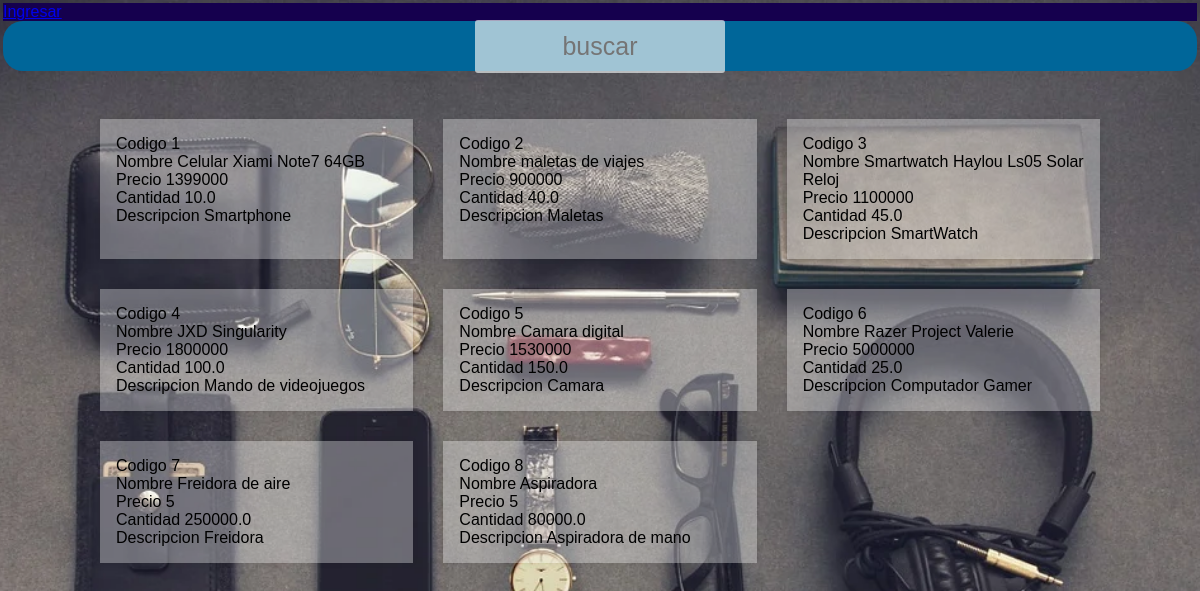
Before: / with the older database file.
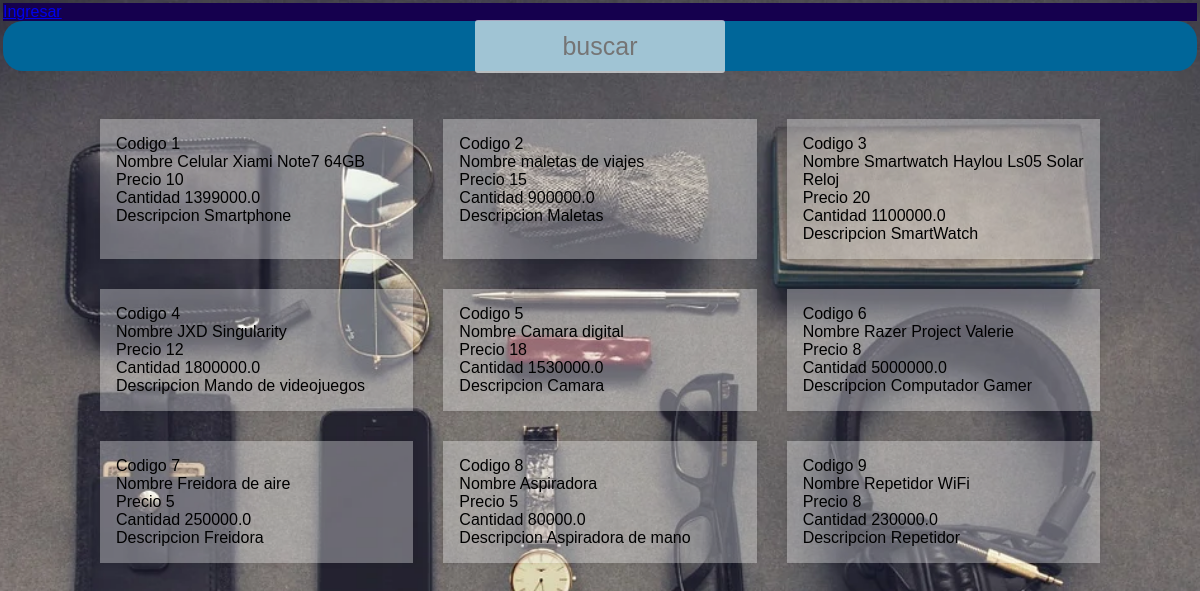
After: the same page with the newer database file.
### tables this page shows
CREATE TABLE "productos" (
	"ref"	INTEGER NOT NULL,
	"nombre"	TEXT NOT NULL,
	"cantidad"	INTEGER NOT NULL,
	"precio"	REAL NOT NULL,
	"descripcion"	TEXT,
	PRIMARY KEY("ref")
);

### main.py (the view)
@app.route('/')
def index():
    conection = sqlite3.connect('Inventario.db')
    cursor = conection.cursor()
    cursor.execute("SELECT * FROM productos;")
    datos = cursor.fetchall()
    conection.commit()
    conection.close()
    return render_template("Home.html", productos=datos)

### templates/Home.html (shortened to what this page needs)
{% extends "base.html" %}
{% block contenido %}
<div id="menu">
  <ul>
  <a href="/login/">Ingresar</a>
  </ul>
</div>
<div class = "buscar">
 <input type="text" class="buscar_text" placeholder="buscar">
</div>
     <div class="container">
      {% for producto in productos %}
      <div class="item" style="display: inline-block;">
         <div class="item-text">
          <p>Codigo {{ producto.0 }}</p>
          <p>Nombre {{ producto.1 }}</p>
          <p>Precio {{ producto.2 }}</p>
          <p>Cantidad {{ producto.3 }}</p>
          <p>Descripcion {{ producto.4 }}</p>
         </div>
      </div>
      {%endfor%}
{% endblock %}

### templates/base.html (shortened to what this page needs)
<!DOCTYPE html>
<html lang="es">
    <head>
        <link rel="stylesheet" href="../static/css/style.css">
        <link rel="stylesheet" href="../static/css/estilo.css">
        <link rel="stylesheet" href="../static/css/estilosH.css">
    </head>
    <body>
        {% block contenido %}
    {% endblock %}
    </body>
</html>

### static/css/style.css (style rules this page uses)
* { box-sizing: border-box; }
body { font-family: Arial; background: url("../img/login.jpg") 50% fixed; background-size: cover; padding: 50px; }
input { text-align: center; background-color: #ecf0f1ad; border: 2px solid transparent; border-radius: 3px; font-size: 16px; font-weight: 200; padding: 10px 0; width: 250px; transition: border .5s; }
ul { list-style-type: none; margin: 0; padding: 0; overflow: hidden; background-color: rgb(21, 0, 78); }

### static/css/estilo.css (style rules this page uses)
body { font-family: Arial; background: url("../img/login.jpg") 50% fixed; background-size: cover; padding: 100px; }

### static/css/estilosH.css (style rules this page uses)
body { font-family: Arial; background: url("../img/login.jpg") 20% fixed; background-size: cover; padding: 3px; }
#menu { background: rgb(206, 100, 24); }
#menu ul { list-style:none ; margin: 0; padding: 0; }
.buscar { display: flex; justify-content: center; align-items: center; padding: 10px; height: 50px; background-color:#069 ; border-radius: 20px; }
.buscar_text { font-size: 25px; }
* { padding: 0;; margin: 0; -webkit-box-sizing: border-box ; -moz-box-sizing: border-box; box-sizing: border-box; }
.container { width: 90%; max-width:1000px; margin-left:auto; margin-right: auto; margin-top: 3em; margin-bottom:3em ; text-decoration: none; display: grid; grid-template-columns: repeat(1, 1fr); grid-gap:30px; }
.item { background-color:rgba(255, 255, 255, 0.329); cursor: pointer; box-shadow:0 0 5px 0 rgba(0, 0,0, .095); transition: all 300ms; position: relative; }
.item-text { padding:1em ; }
@media screen and (min-width:590px) { .container { grid-template-columns: repeat(2, 1fr); } }
@media screen and (min-width:960px) { .container { grid-template-columns: repeat(3, 1fr); } }

Changed rows visible on the page:
changed productos "Celular Xiami Note7 64GB": cantidad "1399000" → "10"; precio "10.0" → "1399000.0"
changed productos "maletas de viajes": cantidad "900000" → "15"; precio "40.0" → "900000.0"
changed productos "Smartwatch Haylou Ls05 Solar Reloj": cantidad "1100000" → "20"; precio "45.0" → "1100000.0"
changed productos "JXD Singularity": cantidad "1800000" → "12"; precio "100.0" → "1800000.0"
changed productos "Camara digital": cantidad "1530000" → "18"; precio "150.0" → "1530000.0"
changed productos "Razer Project Valerie": cantidad "5000000" → "8"; precio "25.0" → "5000000.0"
added productos: ref "9", nombre "Repetidor WiFi", cantidad "8", precio "230000.0", descripcion "Repetidor"
